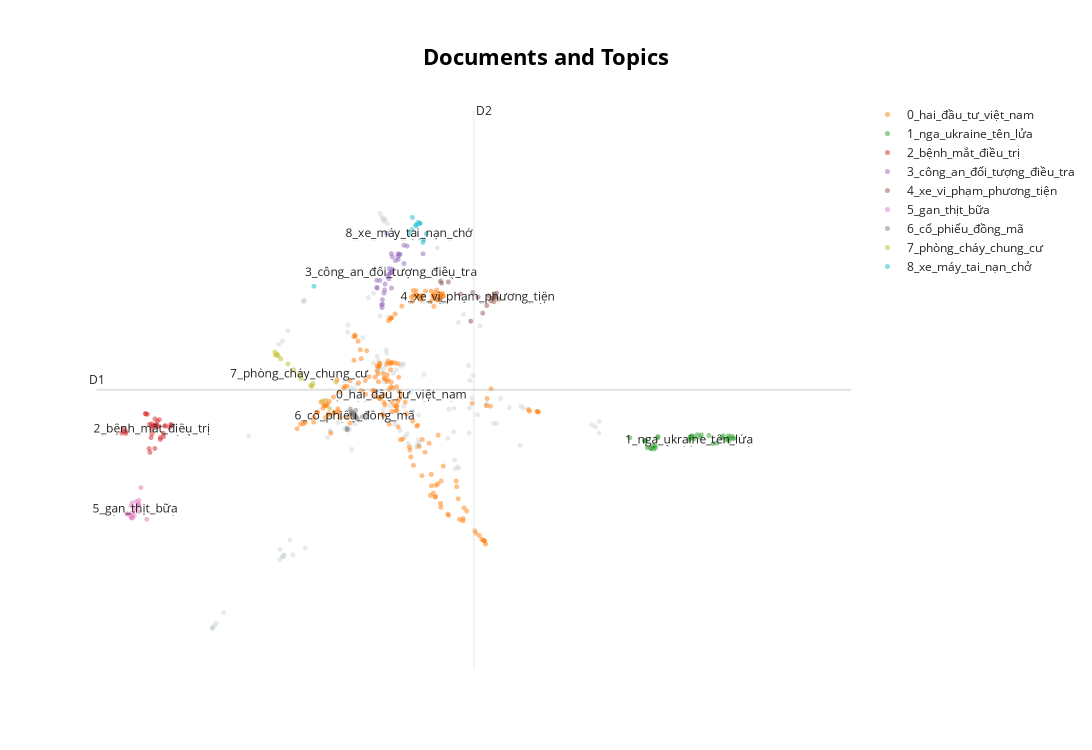

Notebook cell for this chart:
### Markdown cell above
#### Custom Hover

### Code cell
titles = [i for i in papers["title"]]
topic_model.visualize_documents(titles, reduced_embeddings=reduced_embeddings)

### Figure 1 — Plotly figure (JSON) as saved in the notebook; plotly's stock layout.template omitted (floating-point values rounded to 4 significant figures; data arrays with more than 128 entries replaced by an {"elided": "..."} marker saying what was removed)
{"data": [{"hoverinfo": "text", "hovertext": ["Mỹ treo thưởng 25.000 USD để bắt phạm nhân vượt ngục 'người nhện' - VnExpress", "EU kêu gọi ba thành viên không cấm ngũ cốc Ukraine - VnExpress", "Chủ tịch Quốc hội: Mục tiêu tăng trưởng năm 2023 'hết sức khó khăn' - VnExpress Kinh doanh", "Đi giăng lưới đánh cá, người đàn ông gặp may mắn khiến ai cũng bất ngờ - Tạp chí SaoStar", "TV chạy hệ điều hành Google giá rẻ nhất Việt Nam - VnExpress Số hóa", "Công an tỉnh kiện toàn tổ chức bộ máy, nhân sự - Báo Chính Phủ", "Hơn 100 máy bay quân sự Trung Quốc hiện diện quanh Đài Loan - VnExpress", "Thổ Nhĩ Kỳ cảnh báo 'đường ai nấy đi' với EU - VnExpress", "Hệ thống pin mặt trời gần cực Bắc nhất sắp hoạt động", "Katy Perry bán bản quyền âm nhạc giá 225 triệu USD - VnExpress Giải trí", "Ukraine dọa kiện ba nước EU lên WTO - VnExpress", "Giám đốc Công an tỉnh Trà Vinh công khai số điện thoại: 'Người dân gọi cho tôi bất kể ngày đêm' - Báo Tiền Phong", "Vẻ đẹp của những khu rừng kì lạ trên thế giới - Tạp chí Doanh Nghiệp Việt Nam", "Mỹ tìm thấy xác tiêm kích F-35 thất lạc - VnExpress", "Nhiễu loạn mua bán sầu riêng: Cần siết lại quản lý mã số vùng trồng - Báo VietnamPlus", "Xây dựng đơn vị nuôi quân giỏi, quản lý quân nhu tốt - Báo Quân Đội Nhân Dân", "Liên kết tiêu thụ, xuất khẩu sầu riêng thiếu chặt chẽ và nhiều bất cập - Báo Nhân Dân", "Sông Đà 11 sắp thành lập công ty năng lượng vốn 500 tỷ đồng - Tạp chí Người Đưa Tin", "Phát hiện thi thể bé trai trôi sông ở Biên Hòa - Báo Pháp Luật TP.HCM", "Lái xe đi thẳng hay dừng lại khi gặp biển báo giao đường ưu tiên? - VnExpress", "EU có thể 'nghiện' pin Trung Quốc - VnExpress Kinh doanh", "Trận động đất mạnh nhất thế kỷ tác động ra sao tới nền kinh tế Maroc? - VietTimes", "Nỗi đau của người dân ngôi làng bị tàn phá bởi động đất ở Morocco - Báo Công Luận", "Ukraine bứt tốc phản công ở phía Nam và phía Đông, áp sát thành trì Bakhmut - Báo VOV", "Chính phủ yêu cầu sớm đề xuất tăng lương tối thiểu cho người lao động - Tạp chí VnEconomy", "'Mỹ nhân gợi cảm nhất thế giới' bên dàn sao - VnExpress Giải trí", "Trung Quốc thắt chặt sản xuất xe điện sau tình trạng dư thừa công suất - Báo VietnamNet", "Thủ tướng Thái Lan công bố loạt biện pháp vực dậy nền kinh tế - Báo Nhân Dân", "13 năm mua đất đầu cơ nhưng không bán nổi", "Clip: Người phụ nữ chửi bới, đánh tài xế vì không được xuống xe - Tạp chí Người Đưa Tin", "Miền Bắc mưa dông diện rộng kéo dài - Báo Tin Tức TTXVN", "Vào tù vì nổi máu 'anh hùng' - Báo Công Lý", "Đứt 4 tuyến cáp quang biển khiến kết nối Internet của châu Phi bị ảnh hưởng - Báo Tin Tức TTXVN", "Đi tù vì ném trộm đá vào người đang tiểu tiện - VnExpress", "Học viên Bệnh viện Việt Đức bị tố sàm sỡ bệnh nhân trong phòng X-quang - VnExpress Sức khỏe", "Rau quả tươi giúp WinCommerce nhận giải 'Nhà bán lẻ của năm' - VnExpress Kinh doanh", "Clip: Dê sổng chuồng hung hãn 'đánh nhau' với người đàn ông và cái kết - Tạp chí Người Đưa Tin", "Thợ săn diệt trăn Miến Điện xâm hại hiệu quả tới đâu?", "Nan giải xử lý xe 'vô chủ' - VnExpress", "Lạm phát tăng vọt, Philippines 'ủ mưu' mới với nhập khẩu gạo - Báo Thế Giới & Việt Nam", "Từ học trò tỉnh lẻ thành giáo sư đại học Mỹ - VnExpress", "Xe điện có thể chạy 2.573 km trong một lần sạc", "WWF và Bộ Nông nghiệp và Phát triển nông thôn hợp tác bảo vệ cảnh quan rừng Trung Trường Sơn - Báo Nhân Dân", "Kiểm sát đột xuất nhà tạm giữ Công an TP Nam Định - Báo Bảo Vệ Pháp Luật", "iPhone 15 Pro có thể không ‘độ’ được sim vật lý - VnExpress Số hóa", "16 thương nhân phân phối xăng dầu bị xử phạt và tước giấy phép - Báo Đầu Tư", "Tòa nhà cao nhất Nhật Bản chống động đất thế nào?", "Người Việt chuẩn bị sang Singapore xếp hàng mua iPhone 15 - VnExpress Số hóa", "Vụ cháy ở TP.HCM khiến hai em nhỏ tử vong: Thấy chết mà không cứu được - Báo VOV", "Nhóm hoạt động đề nghị cảnh sát Thái cập nhật tình hình ông Thaksin - VnExpress", "Khoảnh khắc giông lốc quét qua TP HCM - VnExpress", "Sắp mở cửa đưa sầu riêng sang Ấn Độ - Báo Thế Giới & Việt Nam", "Có khi chỉ một con rệp bám vào quả sầu riêng, phải hủy cả lô hàng - Báo Pháp Luật TP.HCM", "Nghi án sát hại em gái - VnExpress", "Ngoại trưởng Đức Annalena Baerbock bất ngờ tới thăm Ukraine - Báo VietnamPlus", "Doanh nghiệp thua lỗ vì nông dân hủy cọc bán sầu riêng - VnExpress Kinh doanh", "Đường phố Sài Gòn ngập sâu sau mưa lớn - VnExpress", "Nhiều khu trượt tuyết đóng cửa vì không có tuyết - VnExpress Du lịch", "Động đất ở Morocco: Pháp gửi 5 triệu USD, Trung Quốc hỗ trợ nhân đạo khẩn cấp - Báo Thế Giới & Việt Nam", "Tranh mua, tranh bán sầu riêng, doanh nghiệp sẽ tự thua trên 'sân nhà' - Tạp chí VnEconomy", "Điều tra đối tượng dùng vật nghi súng bắn một cán bộ xã ở Bạc Liêu - Báo VietnamNet", "Hoàng Thùy Linh hát live thế nào? - Báo VTC News", "Nổ súng vào đám đông khiến ba người bị thương", "Công an An Giang tìm thân nhân cho bé trai bị rơi xuống sông - Báo Pháp Luật TP.HCM", "OECD cảnh báo kinh tế thế giới tiếp tục khó khăn - VnExpress Kinh doanh", "Mang án giết người khi cùng bạn dắt chó Pitbull đi trả thù", "Giá xăng giữ nguyên sau 6 lần tăng lên tiếp, giá dầu tăng nhẹ - Tạp chí Người Đưa Tin", "Xe máy vô chủ chất thành đống ở bến xe - Báo Pháp Luật TP.HCM", "Yên Bái: Người dân tự ý san tạo mặt bằng, lấp công trình thủy lợi - Báo VietnamPlus", "Rosé và Taylor Swift hợp tác trong album mới? - Báo VOV", "Vai trò phòng thủ của Vạn Lý Trường Thành thời cổ đại - VnExpress", "Máy bay chở hơn 110 hành khách cất cánh bỏ lại toàn bộ hành lý - Báo VietnamNet", "Cảnh báo thời tiết nguy hiểm xuất hiện từ nay đến 10/10 trên toàn quốc - Báo VietnamPlus", "Không dễ vay ngân hàng mới để trả nợ cũ", "Thái Lan dự kiến phân phát 16 tỷ USD cho người dân - Báo Tin Tức TTXVN", "Lời cãi 'đến cùng' trong vụ án kẹp chân cảnh sát, phớt lờ lời kêu cứu - VnExpress", "Liên đoàn Arab hoan nghênh G20 kết nạp AU - Báo Điện tử Đảng cộng sản VN", "Hiện trạng khu biệt thự trái phép bị tháo dỡ ở Phú Quốc - VnExpress", "Trao trả tài sản cho người bị đánh rơi - Chuyên trang An Ninh Thủ Đô - Báo Công an nhân dân", "Lấp lánh ánh đèn ông sao Trung Thu ở làng nghề hơn 100 tuổi - Báo VietnamPlus", "Giá cá lóc ổn định, người nuôi tại Trà Vinh vui mừng báo lãi - Chuyên trang Bảo Vệ Công Lý - Báo Công Lý", "7 cán bộ cần rút kinh nghiệm sau vụ ghi âm đòi 'lại quả'", "Lớp học 'gieo con chữ, gặt tình thương' - Báo Pháp Luật Việt Nam", "Thủ tướng Thái muốn sống trong trụ sở chính phủ để giảm tắc đường - VnExpress", "Vẫn còn nhiều rào cản trong cho vay để trả nợ ngân hàng khác - Báo VietnamPlus", "Chiếc khăn 'tự cường' được Thủ tướng Modi tặng các lãnh đạo G20 - VnExpress", "Mất cúp trên sân nhà, tuyển Thái Lan vẫn được thưởng tiền - Chuyên trang An Ninh Thủ Đô - Báo Công an nhân dân", "Westlife lưu diễn ở TP HCM - VnExpress Giải trí", "Lời khai của kẻ ném bé trai xuống sông Long Xuyên - VnExpress", "Người lục soát bé trai lớp 5 trong nhà sách bị phạt 15 triệu đồng - Báo Người Lao Động", "Chọn ngành Tài chính ngân hàng hay Toán kinh tế? - VnExpress", "Cơn sốt sầu riêng: Nhiều người lỗ tiền tỷ, nhà cửa 'bay' trong nốt nhạc - Báo Tiền Phong", "'Ngành giáo dục không nóng vội khi dạy tích hợp' - VnExpress", "Lãnh đạo phe đối lập Hàn Quốc nhập viện vì tuyệt thực - VnExpress", "Loạt ảnh hiếm thấy sau 22 năm vụ tấn công khủng bố 11-9 ở Mỹ - Báo Người Lao Động", "Công an TP HCM cảnh báo nguy hiểm hỏa hoạn khi để 'trẻ ở nhà một mình' - Báo Đại Đoàn Kết", "Intel công bố kiến trúc vi xử lý thế hệ 14 Meteor Lake - VnExpress Số hóa", "Ngũ cốc Ukraine chia rẽ EU - VnExpress", "Về miền Tây nhớ tìm thử loại quả bổ ra đen sì, nhưng làm món nào cũng mê - Báo VTC News", "Bắn chết người vì đòi nợ không trả", "Tim Cook chọn màu iPhone 15 màu gì? - VnExpress Số hóa", "Đối mặt với thách thức '2 chữ D', Trung Quốc có thể phải 'hi sinh' đồng Nhân dân tệ - Tạp chí Đầu tư Tài chính", "Người dân đổ ra biển nhặt sò tím - VnExpress", "Ngôi làng Maroc bị xóa sổ trong động đất - Báo Tin Tức TTXVN", "Ngân hàng Nhà nước đã trình chủ trương cơ cấu lại SCB - VnExpress Kinh doanh", "Sát hại con vì giận vợ - VnExpress", "Lũ quét ở đông Libya, 2.000 người thiệt mạng - VnExpress", "Cứu bé trai nghi bị người tình của mẹ ném xuống sông - VnExpress", "Người đàn ông khuyết tật trả lại ví người mất, từ chối tiền cảm ơn - Báo VOV", "Loạt dự án tỷ USD để nâng tầm Bangkok - VnExpress", "Ngắm bình minh trên 'biển vô cực' - Báo Giáo Dục & Thời Đại", "Bốn mẫu iPhone 15 đều nâng cấp dung lượng pin - VnExpress Số hóa", "Tesla hưởng lợi khi công nhân ôtô Mỹ đình công - VnExpress Kinh doanh", "Đà Nẵng: Dồn, ghép trường nhằm đảm bảo chất lượng giáo dục toàn diện - Báo Tin Tức TTXVN", "Double2T làm gì với gần 1 tỷ đồng giải thưởng Quán quân Rap Việt? - Báo Phụ Nữ Việt Nam", "Gần 1.300 trụ điện quấn cỏ nhựa chống dán rao vặt - VnExpress", "Điều gì làm nên sự đắt đỏ của iPhone 15 Pro Max? - Báo Đầu Tư", "So sánh chip A17 Pro và A16 Bionic - VnExpress Số hóa", "Tình huống chết người từ những pha mở cửa ô tô bất cẩn - Báo Giao Thông", "Kiến nghị xử lý nhiều vi phạm tại Công ty Lâm nghiệp Nam Tây Nguyên - Báo Tin Tức TTXVN", "Lỗi khó dùng dai dẳng trên nhiều dịch vụ công - VnExpress Số hóa", "Một Phó Chánh Thanh tra tỉnh Hậu Giang bị cách chức - Báo Pháp Luật TP.HCM", "Tiền Giang: Bảo vệ một doanh nghiệp đột tử tại nhà xe - Chuyên trang Bảo Vệ Công Lý - Báo Công Lý", "Bên bán nhà có trách nhiệm tìm ngân hàng cho bên mua vay tiền?", "Người đi xe máy quỳ gối xin tha khi đâm vào ôtô - VnExpress", "Giá gạo tăng gieo hy vọng thoát nợ cho nông dân Thái Lan - VnExpress Kinh doanh", "Nghịch tử truy sát dì ruột vì tiếng la hét - VnExpress", null], "marker": {"color": "#CFD8DC", "opacity": 0.5, "size": 5}, "mode": "markers+text", "name": "other", "showlegend": false, "type": "scattergl", "x": [6.334, 7.434, 4.537, 4.64, 5.249, 5.833, 6.56, 6.567, 5.791, 5.123, 7.477, 5.799, 5.789, 6.287, 3.809, 5.846, 3.821, 5.226, 4.045, 5.6, 6.002, 5.286, 4.983, 5.972, 4.644, 5.181, 5.977, 2.992, 4.522, 4.669, 5.108, 4.977, 6.065, 4.969, 2.698, 4.068, 6.17, 6.173, 5.844, 3.121, 4.608, 6.018, 5.722, 5.967, 5.354, 4.934, 5.315, 5.38, 3.804, 2.998, 4.924, 3.777, 3.923, 4.561, 7.476, 3.824, 5.052, 5.21, 6.434, 3.819, 4.995, 4.986, 5.022, 4.058, 4.585, 4.938, 5.028, 5.905, 4.915, 5.208, 5.382, 5.732, 5.167, 4.383, 3.017, 6.094, 6.6, 4.858, 4.86, 5.008, 3.891, 5.012, 4.36, 2.998, 4.37, 5.444, 2.989, 5.193, 4.055, 4.736, 4.526, 3.803, 4.327, 3.414, 6.254, 3.76, 5.378, 7.394, 3.772, 4.962, 5.38, 4.56, 4.959, 4.908, 4.447, 3.866, 4.906, 4.049, 4.799, 2.993, 5.093, 5.372, 5.963, 4.356, 5.09, 4.903, 5.368, 5.392, 5.428, 5.014, 5.261, 5.804, 4.565, 4.318, 4.61, 3.037, 4.982, 4.969], "y": [4.716, 4.448, 4.424, 4.792, 4.383, 4.072, 4.275, 4.644, 4.624, 4.986, 4.39, 4.139, 4.4, 4.481, 3.225, 4.062, 3.237, 4.356, 5.632, 6.133, 4.721, 4.774, 5.008, 4.627, 4.475, 5.021, 4.886, 2.555, 4.878, 4.843, 4.474, 6.385, 4.564, 6.412, 4.429, 3.309, 4.658, 4.668, 5.432, 2.701, 4.237, 4.934, 4.34, 4.391, 4.256, 5.495, 4.598, 4.281, 5.256, 2.563, 5.004, 3.296, 3.245, 5.338, 4.501, 3.242, 4.646, 4.643, 4.631, 3.237, 6.402, 4.874, 6.361, 5.643, 4.427, 6.458, 5.483, 5.507, 5.07, 5.038, 4.559, 4.616, 4.416, 4.551, 2.581, 5.4, 4.626, 5.05, 5.707, 5.172, 3.386, 5.142, 4.409, 2.561, 4.562, 4.94, 2.553, 5.041, 5.632, 5.29, 4.433, 3.226, 4.348, 4.361, 4.484, 5.226, 4.329, 4.467, 3.199, 6.421, 4.276, 4.421, 4.978, 4.995, 4.489, 5.353, 4.996, 5.632, 5.666, 2.556, 4.589, 4.271, 5.027, 4.412, 4.954, 5.113, 4.278, 4.306, 5.624, 5.052, 4.296, 4.051, 5.409, 4.655, 4.817, 2.602, 6.395, 4.611]}, {"hoverinfo": "text", "hovertext": {"elided": "200 str values"}, "marker": {"opacity": 0.5, "size": 5}, "mode": "markers+text", "name": "0_hai_đầu_tư_việt_nam", "text": {"elided": "200 str values"}, "textfont": {"size": 12}, "type": "scattergl", "x": {"elided": "200 float values"}, "y": {"elided": "200 float values"}}, {"hoverinfo": "text", "hovertext": ["Ông Putin: Nền kinh tế Nga đã hồi phục hoàn toàn - VnExpress", "Nga tiết lộ hậu trường chuẩn bị quà cho ông Kim Jong-un - VnExpress", "Tổng thống Zelensky nhận định về chiến dịch phản công của Ukraine - Báo Tin Tức TTXVN", "Tổng thống Belarus đề xuất hợp tác ba bên với Nga và Triều Tiên - VnExpress", "Truyền thông Hàn Quốc: Tàu chở ông Kim Jong-un có thể đã khởi hành đến Nga - Báo Pháp Luật TP.HCM", "Kiev vấp đá tảng khi Moscow tăng chiều sâu bãi mìn ở Zaporozhye - Báo Giáo Dục & Thời Đại", "Phi hành gia Mỹ lập kỷ lục ở lâu nhất trong vũ trụ", "Nga 'tập kích kho tên lửa Storm Shadow' của Ukraine - VnExpress", "Bộ trưởng Quốc phòng Nga thăm Iran - VnExpress", "Tướng Mỹ: Ukraine khó đẩy lùi hoàn toàn lực lượng Nga - VnExpress", "Ông Kim Jong-un tham quan oanh tạc cơ, tên lửa siêu vượt âm Nga - VnExpress", "Ukraine tuyên bố chặn 35 tên lửa, UAV tự sát Nga - VnExpress", "Ngoại trưởng Trung Quốc đến Nga bàn về an ninh - VnExpress", "Ukraine dùng mô hình vũ khí phương Tây làm mồi nhử khiến Nga tiêu hao nguồn lực - Báo VOV", "Chỉ huy Ukraine chê chiến thuật NATO - VnExpress", "Lãnh đạo Chechnya đăng video giữa tin đồn 'ốm nặng' - VnExpress", "Latvia đóng một trong hai cửa khẩu với Belarus - VnExpress", "Sai lầm chiến thuật có thể làm suy yếu phòng tuyến Nga ở Ukraine - VnExpress", "Ukraine bác cáo buộc 'tự bắn nhầm thành phố miền đông' - VnExpress", "Cuộc phản công của Ukraine: Đi tìm đột phá - Tạp chí Người Đưa Tin", "Ukraine cáo buộc Nga tấn công loạt mục tiêu công nghiệp - VnExpress", "Tiền tuyến mạng trong xung đột Ukraine - VnExpress", "Xe tăng Challenger thứ 2 của Anh bị hạ trên chiến trường Ukraine - Báo VietnamPlus", "Tiêm kích Nga chặn trinh sát cơ Mỹ - VnExpress", "Đại tá Nga nói tàu ngầm Mỹ từng bị bám đuôi suốt 9 giờ - VnExpress", "Ukraine đối mặt bài toán sửa chữa tăng thiết giáp phương Tây - VnExpress", "Iran trở thành quốc gia thứ 4 trên thế giới sở hữu vũ khí siêu thanh - Báo Bảo Vệ Pháp Luật", "Rò rỉ hình ảnh chiếc Challenger 2 thứ hai bị Nga phá hủy trên chiến trường Ukraine - Báo Tiền Phong", "Phương Tây lo lắng khi 'Máy bay ngày tận thế' của Nga liên tục cất cánh - Chuyên trang An Ninh Thủ Đô - Báo Công an nhân dân", "Ông Kim Jong-un cảm ơn ông Putin sau chuyến thăm Nga - VnExpress", "NATO lên kế hoạch tập trận lớn nhất kể từ thời Chiến tranh Lạnh - Báo Tin Tức TTXVN", "Tướng Mỹ cảnh báo Ukraine sắp hết thời gian phản công - Tạp chí Một Thế Giới", "Hàn Quốc triệu Đại sứ Nga - VnExpress", "Ông Kim Jong-un về đến Bình Nhưỡng - VnExpress", null], "marker": {"opacity": 0.5, "size": 5}, "mode": "markers+text", "name": "1_nga_ukraine_tên_lửa", "text": ["", "", "", "", "", "", "", "", "", "", "", "", "", "", "", "", "", "", "", "", "", "", "", "", "", "", "", "", "", "", "", "", "", "", "1_nga_ukraine_tên_lửa"], "textfont": {"size": 12}, "type": "scattergl", "x": [8.575, 8.968, 8.158, 8.898, 9.027, 8.124, 8.95, 8.646, 8.98, 8.129, 8.915, 8.614, 8.991, 8.566, 8.075, 8.154, 7.832, 8.076, 8.552, 8.1, 8.533, 8.528, 8.005, 8.798, 8.839, 8.003, 8.661, 8.016, 8.749, 8.975, 8.033, 8.109, 9.04, 9.016, 8.519], "y": [4.338, 4.339, 4.358, 4.35, 4.339, 4.271, 4.327, 4.351, 4.317, 4.252, 4.365, 4.376, 4.341, 4.359, 4.247, 4.344, 4.346, 4.245, 4.364, 4.272, 4.357, 4.344, 4.318, 4.292, 4.296, 4.32, 4.374, 4.322, 4.368, 4.366, 4.254, 4.241, 4.342, 4.361, 4.325]}, {"hoverinfo": "text", "hovertext": ["Vì sao cần tiêm ngừa dại và uốn ván khi chuột cắn - VnExpress Sức khỏe", "Biến chứng nguy hiểm của viêm VA - áp xe thành sau họng - Báo VOV", "Nhiễm trùng máu ở trẻ em - VnExpress Sức khỏe", "Nữ sinh mắc Whitmore tử vong - VnExpress Sức khỏe", "Hà Nội: Ghi nhận ba ca tử vong do sốt xuất huyết, người dân không được chủ quan, lơ là - Báo Tin Tức TTXVN", "Tác dụng của dầu long não: giảm đau nhức, trị nấm, thông mũi và nhiều công dụng khác - Báo Phụ Nữ Việt Nam", "Bé 3 tuổi ung thư lưỡi - VnExpress Sức khỏe", "Có nên thở bằng miệng thay mũi? - VnExpress Sức khỏe", "Mờ mắt do đau mắt đỏ có nguy hiểm? - VnExpress Sức khỏe", "Bé đông đặc phổi bởi đồng nhiễm vi khuẩn - VnExpress Sức khỏe", "Nguyên nhân bé trai sơ sinh tử vong sau tiêm vắc-xin viêm gan B - Báo Người Lao Động", "Lại gần chó nhà đang ăn, bé gái bị cắn rách mặt - VnExpress Sức khỏe", "Bệnh Whitmore - VnExpress Sức khỏe", "Bệnh uốn ván - VnExpress Sức khỏe", "Nên và không nên làm gì khi bị viêm xoang? - VnExpress Sức khỏe", "Các bệnh đau cổ tay do gõ máy tính nhiều - VnExpress Sức khỏe", "Bé 10 tuổi bị đột quỵ não - VnExpress Sức khỏe", "Số ca sốt xuất huyết ở Hà Nội tăng gấp đôi trong một tuần - VnExpress Sức khỏe", "Bệnh đau mắt đỏ do enterovirus và adenovirus gây ra có nguy hiểm? - Tạp chí Một Thế Giới", "Một bệnh nhân vụ cháy chung cư mini còn phải thở máy - VnExpress Sức khỏe", "Tầm soát đột quỵ - nên hay không? - VnExpress Sức khỏe", "Tiên lượng sống của người bệnh ung thư đại trực tràng - VnExpress Sức khỏe", "Đồng xu mắc kẹt trong thực quản bé 5 tuổi - VnExpress Sức khỏe", "Nối thành công cổ tay đứt rời - VnExpress Sức khỏe", "Sở Y tế TP.HCM nói gì về thông tin đau mắt đỏ lây qua nước uống? - Báo VietnamNet", "Sinh thiết có khiến tế bào ung thư lan rộng? - VnExpress Sức khỏe", "Hai anh em nhảy từ tầng 7 chung cư mini đang bình phục - VnExpress Sức khỏe", "Sốc sốt xuất huyết nguy kịch - VnExpress Sức khỏe", "Hải Phòng: Bệnh đau mắt đỏ có nguy cơ bùng phát - Báo Kiến Thức", "Đau mắt đỏ xuất huyết - VnExpress Sức khỏe", "Nguyên nhân trẻ tai biến sau tiêm vaccine viêm gan B do đâu? - Báo Kinh Tế Đô Thị", "Nữ sinh mắc Whitmore tử vong - VnExpress Sức khỏe", "Bị cắt cụt tứ chi sau ăn cá rô phi chưa nấu chín - VnExpress Sức khỏe", null], "marker": {"opacity": 0.5, "size": 5}, "mode": "markers+text", "name": "2_bệnh_mắt_điều_trị", "text": ["", "", "", "", "", "", "", "", "", "", "", "", "", "", "", "", "", "", "", "", "", "", "", "", "", "", "", "", "", "", "", "", "", "2_bệnh_mắt_điều_trị"], "textfont": {"size": 12}, "type": "scattergl", "x": [2.215, 2.292, 2.323, 2.343, 2.367, 2.495, 2.258, 2.448, 1.989, 2.343, 2.307, 2.221, 2.288, 2.238, 2.439, 2.427, 2.389, 2.262, 1.96, 2.512, 2.389, 2.267, 2.28, 2.423, 1.958, 2.325, 2.513, 2.291, 1.941, 1.987, 2.377, 2.353, 2.326, 2.289], "y": [4.575, 4.382, 4.461, 4.47, 4.452, 4.444, 4.244, 4.461, 4.387, 4.456, 4.456, 4.57, 4.46, 4.568, 4.456, 4.358, 4.349, 4.474, 4.404, 4.461, 4.331, 4.209, 4.348, 4.39, 4.431, 4.246, 4.473, 4.478, 4.389, 4.405, 4.517, 4.499, 4.524, 4.428]}, {"hoverinfo": "text", "hovertext": ["Hòa Bình: Bắt nhóm nam nữ tổ chức 'tiệc ma túy' tại chung cư Sao Vàng - Báo Kiến Thức", "Bắt đối tượng trốn truy nã về tội 'sử dụng trái phép vũ khí quân dụng' - Báo Bảo Vệ Pháp Luật", "Mang 3 tiền án, vẫn vận chuyển 18.000 viên ma túy - Báo Công An Nhân Dân", "Các thủ đoạn lừa khách hàng của công ty bất động sản Lộc Phúc tại Đồng Nai - Báo Pháp Luật TP.HCM", "Dàn cảnh đánh người vì bị 'dán đè quảng cáo trên cột điện'", "Lật tẩy thủ đoạn tinh vi của 'vợ xinh' kết hôn giả lừa đảo chiếm đoạt tài sản - Chuyên trang An Ninh Thủ Đô - Báo Công an nhân dân", "Khởi tố, bắt tạm giam Tổng Giám đốc cùng 21 Trưởng ban, Trưởng phòng, kế toán, tổ trưởng, 'diễn viên' dàn cảnh bán bất động sản 'ma' - Báo Chính Phủ", "Nghi phạm cướp tiền ở Hàn Quốc bị bắt sau khi trốn sang Việt Nam - VnExpress", "Tạm giữ hơn 800 bánh trung thu có dấu hiệu nhập lậu ở Hà Nội - Chuyên Trang Công Lý & Xã Hội - Báo Công Lý", "Công an tỉnh Hà Tĩnh: Bắt đối tượng lừa bán 20 lô đất - Báo Pháp Luật Việt Nam", "Quen nhau trong tù, về đời rủ nhau lập nhóm trộm xe - Báo Pháp Luật TP.HCM", "Lai Châu bắt giữ đối tượng mua bán trái phép sừng tê giác, mật gấu - Báo VietnamPlus", "Màn kịch tinh vi của cựu nữ hiệu phó tiểu học ở Gia Lai để uy hiếp chủ nợ - Báo VietnamNet", "Trăm cảnh sát giữ trật tự phiên xử băng 'giang hồ áo cam' - VnExpress", "Bắt giam chủ hụi lừa đảo hơn 1,6 tỷ đồng - Báo Tin Tức TTXVN", "Bắt 9 người ở Hòa Bình sử dụng ma túy tại tòa nhà chung cư - Báo Giáo Dục & Thời Đại", "Hai lãnh đạo công ty trà nổi tiếng ở thành phố Bảo Lộc bị cấm xuất cảnh - Báo Tin Tức TTXVN", "Tìm bị hại liên quan đến dự án Airport New Center ở Đồng Nai - Báo Công An Nhân Dân", "Phê chuẩn khởi tố, bắt tạm giam đối tượng vận chuyển hơn 300 hộp pháo hoa nổ - Báo Bảo Vệ Pháp Luật", "Thuê phòng quán karaoke để tổ chức đánh bạc - Chuyên trang An Ninh Thủ Đô - Báo Công an nhân dân", "Gia Lai: Công an truy tìm đối tượng để làm rõ hành vi làm giả giấy tờ - Báo Dân Sinh", "Người phụ nữ bị xử phạt vì xúc phạm cảnh sát giao thông trên facebook - Báo VOV", "Tôi ngăn ông chú đầu tư 200 nghìn USD vào tiền ảo - VnExpress", "Mạo danh cán bộ cấp cao lừa đảo, chiếm đoạt gần 10 tỉ đồng - Báo Bảo Vệ Pháp Luật", "Thu giữ 100 bao thuốc lá điếu nhập lậu - Chuyên Trang Công Lý & Xã Hội - Báo Công Lý", "Hải quan phối hợp phát hiện, bắt giữ 1,4 tấn ma túy trong 8 tháng - Báo VietnamPlus", "Quảng Ninh triệt phá nhóm sản xuất, lưu hành tiền giả liên tỉnh - Báo Pháp Luật TP.HCM", "Nguyễn Tài - Tư Trọng và những bí danh đầy ý nghĩa - Chuyên trang An Ninh Thế Giới - Báo Công an Nhân dân", "Con trai bị 'đầu gấu' bắt giữ, người mẹ đến tận nơi tìm cách giải quyết - Báo VietnamNet", "Xử phạt hành chính người cung cấp thông tin sai sự thật về cưỡng chế công trình vi phạm - Báo Dân Sinh", "Khống chế, bắt giữ nhóm đối tượng mua bán ma túy - Chuyên trang Bảo Vệ Công Lý - Báo Công Lý", "Ninh Bình: Cô gái trẻ lẻn vào shop quần áo trộm 2 chiếc Iphone - Báo Kiến Thức", null], "marker": {"opacity": 0.5, "size": 5}, "mode": "markers+text", "name": "3_công_an_đối_tượng_điều_tra", "text": ["", "", "", "", "", "", "", "", "", "", "", "", "", "", "", "", "", "", "", "", "", "", "", "", "", "", "", "", "", "", "", "", "3_công_an_đối_tượng_điều_tra"], "textfont": {"size": 12}, "type": "scattergl", "x": [5.144, 5.036, 5.114, 4.99, 5.067, 5.025, 5.068, 4.935, 5.249, 4.963, 5.142, 5.213, 4.901, 5.014, 5.042, 5.075, 4.995, 4.981, 5.163, 5.058, 5.434, 4.964, 4.954, 5.038, 5.213, 5.167, 5.061, 4.899, 4.898, 4.958, 5.146, 5.079, 5.062], "y": [6.052, 5.883, 6.013, 5.737, 6.079, 5.865, 5.755, 5.827, 6.151, 5.647, 6.077, 5.986, 5.755, 6.271, 5.938, 5.934, 5.794, 5.708, 6.074, 5.895, 6.078, 5.604, 5.598, 5.843, 6.158, 6.072, 5.901, 5.761, 5.828, 5.572, 6.026, 6.049, 5.904]}, {"hoverinfo": "text", "hovertext": ["10 ôtô bán ít nhất tháng 8", "Dịch vụ phá khóa bánh xe giá 50 USD - VnExpress", "Xe gầm cao cỡ D tháng 8 - Ford Everest bỏ xa đối thủ - VnExpress", "Thiết bị giám sát hành trình và thu thập hình ảnh tài xế là gì - VnExpress", "Bán xe VinFast Fadil bản tiêu chuẩn 2021? - VnExpress", "Loạt xe Mazda ưu đãi giá mới, giảm cao nhất 45 triệu đồng - VnExpress", "Bảng giá xe máy SH Mode mới nhất tháng 9/2023 - Báo VTC News", "Cùng đời 2010, nên mua Camry hay Yaris? - VnExpress", "Còi xe cảnh sát có thể khiến tài xế khác thấy rung - VnExpress", "Hyundai Palisade - tân binh SUV cỡ E giá 1,47-1,59 tỷ đồng - VnExpress", "Ford F-150 2024 - siêu bán tải tràn ngập công nghệ - VnExpress", "5 xe sedan bán nhiều nhất tháng 8", "Bán xe VinFast Fadil bản tiêu chuẩn 2021? - VnExpress", "Đây là lý do vì sao vô lăng ôtô ngày càng dày hơn - Báo Kiến Thức", "Dân chơi xe bán tải giật mình: Phí đăng ký biển số lần đầu tăng 40 lần, lên đến 20 triệu đồng - Tạp chí Đầu tư Tài chính", "Bố trí cảnh sát giao thông trực hệ thống camera giám sát 24/24 từ 15/9 - Báo Công Thương", "Cập nhật bảng giá xe hãng Lexus mới nhất tháng 9/2023 - Báo Thế Giới & Việt Nam", "CSGT phải khẩn trương xử lý tin báo vi phạm, phản ánh của người dân - Báo Sức Khỏe & Đời Sống", "Tạm hoãn phiên tòa vụ Cựu giám đốc Sở ở Bình Dương làm sai nhiều quy định - Báo Tin Tức TTXVN", null], "marker": {"opacity": 0.5, "size": 5}, "mode": "markers+text", "name": "4_xe_vi_phạm_phương_tiện", "text": ["", "", "", "", "", "", "", "", "", "", "", "", "", "", "", "", "", "", "", "4_xe_vi_phạm_phương_tiện"], "textfont": {"size": 12}, "type": "scattergl", "x": [6.255, 5.987, 6.287, 5.728, 6.22, 6.311, 6.264, 6.262, 6.011, 6.236, 6.196, 6.274, 6.174, 6.126, 5.632, 5.651, 6.256, 5.635, 5.868, 6.072], "y": [5.662, 5.444, 5.708, 5.813, 5.635, 5.652, 5.698, 5.669, 5.716, 5.659, 5.683, 5.678, 5.59, 5.52, 5.647, 5.802, 5.629, 5.82, 5.699, 5.67]}, {"hoverinfo": "text", "hovertext": ["Ăn tiết canh có bổ máu? - VnExpress Sức khỏe", "Cách chăm sóc da sau thủ thuật laser - VnExpress Sức khỏe", "Nấu ăn sáng tại nhà, gia đình tôi tiết kiệm 1,8 triệu đồng mỗi tháng - VnExpress", "Quán phở đỏ Xín Mần tráng tay ở Hà Nội - VnExpress Du lịch", "'Ăn trong chánh niệm' giúp mẹ bỉm giảm 18 kg - VnExpress Sức khỏe", "'Bánh trung thu Việt quá đắt'", "Ăn gì giúp hạ men gan? - VnExpress Sức khỏe", "Ăn đồ thừa qua đêm có gây hại? - VnExpress Sức khỏe", "Bệnh béo phì - VnExpress Sức khỏe", "Ăn gì khiến bạn trông già hơn tuổi? - VnExpress Sức khỏe", "Hơn 110 người ngộ độc sau ăn bánh mì Phượng xuất viện - VnExpress Sức khỏe", "Giảm 24 kg trong 5 tháng - VnExpress Sức khỏe", "Giảm 13 kg trong 6 tháng - VnExpress Sức khỏe", "Bí quyết chọn dầu ăn của các đầu bếp nổi tiếng - VnExpress Đời sống", "Brad Pitt luyện cơ bắp, ăn kiêng giữ dáng ở tuổi 60 - VnExpress Giải trí", "10 tác dụng của cần tây đối với sức khỏe - VnExpress Sức khỏe", "5 thực phẩm hại gan - VnExpress Sức khỏe", null], "marker": {"opacity": 0.5, "size": 5}, "mode": "markers+text", "name": "5_gan_thịt_bữa", "text": ["", "", "", "", "", "", "", "", "", "", "", "", "", "", "", "", "", "5_gan_thịt_bữa"], "textfont": {"size": 12}, "type": "scattergl", "x": [2.0, 2.141, 2.047, 2.067, 2.134, 2.23, 2.049, 2.057, 2.163, 2.131, 2.085, 2.125, 2.013, 2.052, 2.143, 2.064, 2.112, 2.095], "y": [3.63, 3.755, 3.605, 3.594, 3.717, 3.579, 3.706, 3.634, 3.877, 3.653, 3.615, 3.703, 3.628, 3.59, 3.716, 3.733, 3.747, 3.675]}, {"hoverinfo": "text", "hovertext": ["Chứng khoán bất ngờ lao dốc, khối ngoại bán hơn 1.000 tỉ đồng - Báo Người Lao Động", "Tỷ giá trung tâm vượt mốc 24.000 đồng/USD, vàng trong nước vững 'vị thế' - Báo Đầu Tư", "Thanh khoản bùng nổ, VN-Index mất đỉnh tháng 8 - Tạp chí Người Đưa Tin", "Bán tháo trên diện rộng, chứng khoán giảm sâu - Báo Sài Gòn Giải Phóng", "Giá vàng trong nước tăng cao, vàng miếng áp sát mốc 69 triệu đồng - Báo VietnamNet", "Cổ phiếu bất động sản, ngân hàng kéo lùi thị trường - VnExpress Kinh doanh", "Chứng khoán thanh khoản đột biến 1,5 tỷ USD - Báo Tiền Phong", "Đầu tư Hải Phát: Nước gần vẫn… không cứu được lửa gần - Tạp chí Vnbusiness", "Cổ phiếu bất động sản lao dốc, VN-Index mất hơn 17 điểm - Báo Nhân Dân", "Nhà đầu tư 'quay xe', thị trường chìm trong sắc đỏ, VN-Index mất gần 18 điểm - Chuyên trang Đầu Tư Chứng Khoán - Báo Đầu Tư", "Giới đầu tư chứng khoán 'hồi hộp' chờ đợi thông tin lạm phát của Mỹ - Báo Tin Tức TTXVN", "Rạng Đông Holding muốn huy động 300 tỷ đồng để trả nợ - Tạp chí Người Đưa Tin", "Cổ phiếu tăng gấp 3 lần, người nhà Chủ tịch Hoa Sen thoái sạch vốn - Tạp chí Người Đưa Tin", "Trả cổ tức bằng tiền đến 30%, chứng khoán cao su đặt nhiều kỳ vọng - Báo Giao Thông", "Chứng khoán: Thị trường đỏ lửa, khối ngoại bán ròng 1.000 tỷ đồng - Chuyên trang An Ninh Thủ Đô - Báo Công an nhân dân", "Trung Quốc tăng cường đảm bảo sự ổn định của đồng nhân dân tệ - Báo VietnamPlus", "Trung Quốc quyết tâm chặn đà giảm giá của đồng nhân dân tệ - Báo VOV", null], "marker": {"opacity": 0.5, "size": 5}, "mode": "markers+text", "name": "6_cổ_phiếu_đồng_mã", "text": ["", "", "", "", "", "", "", "", "", "", "", "", "", "", "", "", "", "6_cổ_phiếu_đồng_mã"], "textfont": {"size": 12}, "type": "scattergl", "x": [4.645, 4.603, 4.645, 4.641, 4.601, 4.606, 4.59, 4.633, 4.673, 4.653, 4.653, 4.729, 4.661, 4.782, 4.623, 4.555, 4.556, 4.638], "y": [4.559, 4.576, 4.545, 4.559, 4.575, 4.594, 4.617, 4.576, 4.524, 4.546, 4.605, 4.544, 4.537, 4.554, 4.578, 4.438, 4.421, 4.55]}, {"hoverinfo": "text", "hovertext": ["Căn hộ 41 m2 có thiết kế 'giấu đồ' - VnExpress", "Người thành phố tăng cường phòng 'giặc lửa' - VnExpress Đời sống", "Tân sinh viên 'sốc' trước muôn vàn khó khăn khi xa nhà - Báo Sức Khỏe & Đời Sống", "Người mua chung cư mini bị thiệt thòi như thế nào?", "Trường Đại học chuyển chỗ học khiến sinh viên hoang mang - Báo Pháp Luật TP.HCM", "Phòng trọ tiện nghi 'ế' khách - VnExpress Đời sống", "Nhà bê tông trần với vườn rau trên mái - VnExpress", "Ba tổ chức đảng bị kiểm tra sau vụ cháy chung cư mini - VnExpress", "Bộ Xây dựng: Nhiều chung cư mini xây sai phép, tự ý nâng tầng - VnExpress", "Nên làm gì để sinh lợi trên đất vườn 8.000 m2? - VnExpress", "TP HCM có 42.200 nhà cho thuê dạng 'chung cư mini' - VnExpress", "Bộ Xây dựng: Địa phương buông lỏng quản lý trong cấp phép xây dựng - VnExpress", "Có nên thuê căn hộ để kinh doanh Airbnb? - VnExpress", "Mùa thu hoạch măng loi - VnExpress", null], "marker": {"opacity": 0.5, "size": 5}, "mode": "markers+text", "name": "7_phòng_cháy_chung_cư", "text": ["", "", "", "", "", "", "", "", "", "", "", "", "", "", "7_phòng_cháy_chung_cư"], "textfont": {"size": 12}, "type": "scattergl", "x": [4.02, 3.742, 4.27, 3.867, 4.353, 4.132, 4.147, 3.722, 3.785, 4.159, 3.755, 3.717, 3.933, 4.425, 4.002], "y": [4.906, 5.132, 4.692, 5.04, 4.62, 4.839, 4.83, 5.124, 5.089, 4.857, 5.117, 5.153, 4.986, 4.87, 4.947]}, {"hoverinfo": "text", "hovertext": ["Vĩnh Long: Va chạm với xe container, hai người thương vong - Chuyên trang Bảo Vệ Công Lý - Báo Công Lý", "CLIP: Bé trai tử vong thương tâm dưới bánh xe chở rác ở Đồng Nai - Báo Người Lao Động", "Camera ghi hình hai người cướp xe máy - VnExpress", "Clip: Trẻ ngủ gật ngã khỏi xe máy khiến tài xế ô tô hốt hoảng đánh lái - Tạp chí Người Đưa Tin", "Tài xế ô tô mở cửa bất cẩn, thai phụ đi xe máy tử vong tại chỗ - Chuyên trang Bảo Vệ Công Lý - Báo Công Lý", "Đồng Nai: Xe ôtô chở rác gây tai nạn khiến một học sinh tử vong - Báo VietnamPlus", "Cha ôm thi thể con 6 tuổi bị xe chở rác tông tử vong bên đường - Báo Pháp Luật TP.HCM", "Say rượu, tông chết người rồi bỏ trốn - VnExpress", "Thai phụ tử vong do va chạm với cửa ôtô - VnExpress", "Clip: Đôi vợ chồng dừng xe tải, cứu mạng bé trai lao ra giữa đường - Tạp chí Người Đưa Tin", "Tông vào đuôi xe tải đậu bên đường, 2 vợ chồng tử vong - Báo Sài Gòn Giải Phóng", null], "marker": {"opacity": 0.5, "size": 5}, "mode": "markers+text", "name": "8_xe_máy_tai_nạn_chở", "text": ["", "", "", "", "", "", "", "", "", "", "", "8_xe_máy_tai_nạn_chở"], "textfont": {"size": 12}, "type": "scattergl", "x": [5.401, 5.353, 5.433, 5.352, 5.399, 5.378, 5.311, 5.441, 5.472, 4.169, 5.307, 5.274], "y": [6.365, 6.342, 6.185, 6.349, 6.365, 6.375, 6.42, 6.21, 6.266, 5.772, 6.305, 6.269]}], "layout": {"annotations": [{"showarrow": false, "text": "D1", "x": 1.65, "y": 4.798, "yshift": 10}, {"showarrow": false, "text": "D2", "x": 6.023, "xshift": 10, "y": 7.427}], "height": 750, "shapes": [{"line": {"color": "#CFD8DC", "width": 2}, "type": "line", "x0": 6.023, "x1": 6.023, "y0": 2.17, "y1": 7.427}, {"line": {"color": "#9E9E9E", "width": 2}, "type": "line", "x0": 1.65, "x1": 10.4, "y0": 4.798, "y1": 4.798}], "title": {"font": {"color": "Black", "size": 22}, "text": "<b>Documents and Topics</b>", "x": 0.5, "xanchor": "center", "yanchor": "top"}, "width": 1200, "xaxis": {"visible": false}, "yaxis": {"visible": false}}}
